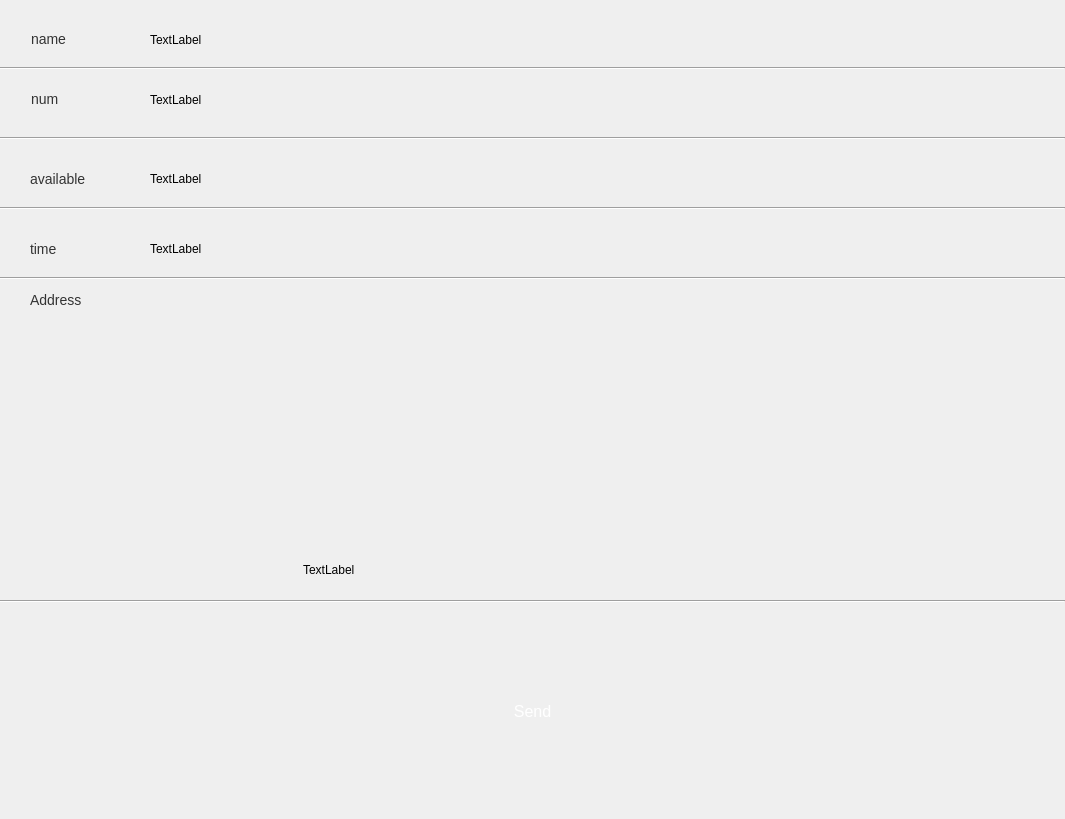
<?xml version="1.0" encoding="UTF-8"?>
<ui version="4.0">
 <class>eCoinSenddialog</class>
 <widget class="QWidget" name="eCoinSenddialog">
  <property name="geometry">
   <rect>
    <x>0</x>
    <y>0</y>
    <width>1065</width>
    <height>819</height>
   </rect>
  </property>
  <property name="windowTitle">
   <string>Form</string>
  </property>
  <layout class="QGridLayout" name="gridLayout">
   <property name="leftMargin">
    <number>0</number>
   </property>
   <property name="topMargin">
    <number>0</number>
   </property>
   <property name="rightMargin">
    <number>0</number>
   </property>
   <property name="bottomMargin">
    <number>0</number>
   </property>
   <property name="spacing">
    <number>0</number>
   </property>
   <item row="0" column="0">
    <layout class="QVBoxLayout" name="verticalLayout_2">
     <property name="spacing">
      <number>0</number>
     </property>
     <item>
      <layout class="QVBoxLayout" name="verticalLayout">
       <property name="spacing">
        <number>0</number>
       </property>
       <item>
        <widget class="QFrame" name="frame">
         <property name="minimumSize">
          <size>
           <width>0</width>
           <height>67</height>
          </size>
         </property>
         <property name="maximumSize">
          <size>
           <width>16777215</width>
           <height>67</height>
          </size>
         </property>
         <property name="styleSheet">
          <string notr="true">border:none</string>
         </property>
         <property name="frameShape">
          <enum>QFrame::StyledPanel</enum>
         </property>
         <property name="frameShadow">
          <enum>QFrame::Raised</enum>
         </property>
         <widget class="QLabel" name="label">
          <property name="geometry">
           <rect>
            <x>31</x>
            <y>31</y>
            <width>111</width>
            <height>16</height>
           </rect>
          </property>
          <property name="styleSheet">
           <string notr="true">font-size : 14px;
color: rgb(51, 51, 51);</string>
          </property>
          <property name="text">
           <string>name</string>
          </property>
         </widget>
         <widget class="QLabel" name="nameEdit">
          <property name="geometry">
           <rect>
            <x>150</x>
            <y>30</y>
            <width>721</width>
            <height>20</height>
           </rect>
          </property>
          <property name="text">
           <string>TextLabel</string>
          </property>
         </widget>
        </widget>
       </item>
       <item>
        <widget class="Line" name="line_3">
         <property name="orientation">
          <enum>Qt::Horizontal</enum>
         </property>
        </widget>
       </item>
       <item>
        <widget class="QFrame" name="frame_2">
         <property name="minimumSize">
          <size>
           <width>0</width>
           <height>67</height>
          </size>
         </property>
         <property name="maximumSize">
          <size>
           <width>16777215</width>
           <height>67</height>
          </size>
         </property>
         <property name="styleSheet">
          <string notr="true">border:none</string>
         </property>
         <property name="frameShape">
          <enum>QFrame::StyledPanel</enum>
         </property>
         <property name="frameShadow">
          <enum>QFrame::Raised</enum>
         </property>
         <widget class="QLabel" name="label_2">
          <property name="geometry">
           <rect>
            <x>31</x>
            <y>21</y>
            <width>111</width>
            <height>16</height>
           </rect>
          </property>
          <property name="styleSheet">
           <string notr="true">font-size : 14px;
color: rgb(51, 51, 51);</string>
          </property>
          <property name="text">
           <string>num</string>
          </property>
         </widget>
         <widget class="QLabel" name="numEdit">
          <property name="geometry">
           <rect>
            <x>150</x>
            <y>20</y>
            <width>741</width>
            <height>20</height>
           </rect>
          </property>
          <property name="text">
           <string>TextLabel</string>
          </property>
         </widget>
        </widget>
       </item>
       <item>
        <widget class="Line" name="line_4">
         <property name="orientation">
          <enum>Qt::Horizontal</enum>
         </property>
        </widget>
       </item>
       <item>
        <widget class="QFrame" name="frame_5">
         <property name="minimumSize">
          <size>
           <width>0</width>
           <height>67</height>
          </size>
         </property>
         <property name="frameShape">
          <enum>QFrame::NoFrame</enum>
         </property>
         <property name="frameShadow">
          <enum>QFrame::Raised</enum>
         </property>
         <widget class="QLabel" name="label_4">
          <property name="geometry">
           <rect>
            <x>30</x>
            <y>30</y>
            <width>67</width>
            <height>17</height>
           </rect>
          </property>
          <property name="styleSheet">
           <string notr="true">font-size : 14px;
color: rgb(51, 51, 51);</string>
          </property>
          <property name="text">
           <string>available</string>
          </property>
         </widget>
         <widget class="QLabel" name="label_available">
          <property name="geometry">
           <rect>
            <x>150</x>
            <y>30</y>
            <width>671</width>
            <height>17</height>
           </rect>
          </property>
          <property name="text">
           <string>TextLabel</string>
          </property>
         </widget>
        </widget>
       </item>
       <item>
        <widget class="Line" name="line_5">
         <property name="orientation">
          <enum>Qt::Horizontal</enum>
         </property>
        </widget>
       </item>
       <item>
        <widget class="QFrame" name="frame_6">
         <property name="minimumSize">
          <size>
           <width>0</width>
           <height>67</height>
          </size>
         </property>
         <property name="maximumSize">
          <size>
           <width>16777215</width>
           <height>67</height>
          </size>
         </property>
         <property name="frameShape">
          <enum>QFrame::NoFrame</enum>
         </property>
         <property name="frameShadow">
          <enum>QFrame::Raised</enum>
         </property>
         <widget class="QLabel" name="label_5">
          <property name="geometry">
           <rect>
            <x>30</x>
            <y>30</y>
            <width>67</width>
            <height>17</height>
           </rect>
          </property>
          <property name="styleSheet">
           <string notr="true">font-size : 14px;
color: rgb(51, 51, 51);</string>
          </property>
          <property name="text">
           <string>time</string>
          </property>
         </widget>
         <widget class="QLabel" name="label_time">
          <property name="geometry">
           <rect>
            <x>150</x>
            <y>30</y>
            <width>541</width>
            <height>17</height>
           </rect>
          </property>
          <property name="text">
           <string>TextLabel</string>
          </property>
         </widget>
        </widget>
       </item>
       <item>
        <widget class="Line" name="line_2">
         <property name="orientation">
          <enum>Qt::Horizontal</enum>
         </property>
        </widget>
       </item>
       <item>
        <widget class="QFrame" name="frame_3">
         <property name="minimumSize">
          <size>
           <width>0</width>
           <height>320</height>
          </size>
         </property>
         <property name="maximumSize">
          <size>
           <width>16777215</width>
           <height>320</height>
          </size>
         </property>
         <property name="styleSheet">
          <string notr="true">border:none</string>
         </property>
         <property name="frameShape">
          <enum>QFrame::StyledPanel</enum>
         </property>
         <property name="frameShadow">
          <enum>QFrame::Raised</enum>
         </property>
         <widget class="QLabel" name="label_3">
          <property name="geometry">
           <rect>
            <x>30</x>
            <y>10</y>
            <width>80</width>
            <height>20</height>
           </rect>
          </property>
          <property name="styleSheet">
           <string notr="true">font-size : 14px;
color: rgb(51, 51, 51);</string>
          </property>
          <property name="text">
           <string>Address</string>
          </property>
         </widget>
         <widget class="QWidget" name="layoutWidget">
          <property name="geometry">
           <rect>
            <x>100</x>
            <y>30</y>
            <width>457</width>
            <height>291</height>
           </rect>
          </property>
          <layout class="QVBoxLayout" name="verticalLayout_3">
           <item>
            <widget class="QWidget" name="widget" native="true">
             <property name="minimumSize">
              <size>
               <width>0</width>
               <height>222</height>
              </size>
             </property>
             <property name="maximumSize">
              <size>
               <width>16777215</width>
               <height>222</height>
              </size>
             </property>
             <layout class="QGridLayout" name="gridLayout_2">
              <item row="0" column="0">
               <spacer name="horizontalSpacer">
                <property name="orientation">
                 <enum>Qt::Horizontal</enum>
                </property>
                <property name="sizeHint" stdset="0">
                 <size>
                  <width>110</width>
                  <height>20</height>
                 </size>
                </property>
               </spacer>
              </item>
              <item row="0" column="1">
               <widget class="QLabel" name="qrlabel">
                <property name="minimumSize">
                 <size>
                  <width>200</width>
                  <height>200</height>
                 </size>
                </property>
                <property name="maximumSize">
                 <size>
                  <width>200</width>
                  <height>200</height>
                 </size>
                </property>
                <property name="text">
                 <string/>
                </property>
               </widget>
              </item>
              <item row="0" column="2">
               <spacer name="horizontalSpacer_2">
                <property name="orientation">
                 <enum>Qt::Horizontal</enum>
                </property>
                <property name="sizeHint" stdset="0">
                 <size>
                  <width>109</width>
                  <height>20</height>
                 </size>
                </property>
               </spacer>
              </item>
             </layout>
            </widget>
           </item>
           <item>
            <widget class="QFrame" name="frame_4">
             <property name="frameShape">
              <enum>QFrame::StyledPanel</enum>
             </property>
             <property name="frameShadow">
              <enum>QFrame::Raised</enum>
             </property>
             <layout class="QGridLayout" name="gridLayout_3">
              <item row="0" column="0">
               <layout class="QHBoxLayout" name="horizontalLayout">
                <item>
                 <spacer name="horizontalSpacer_5">
                  <property name="orientation">
                   <enum>Qt::Horizontal</enum>
                  </property>
                  <property name="sizeHint" stdset="0">
                   <size>
                    <width>40</width>
                    <height>20</height>
                   </size>
                  </property>
                 </spacer>
                </item>
                <item>
                 <widget class="QLabel" name="addlabel">
                  <property name="text">
                   <string>TextLabel</string>
                  </property>
                 </widget>
                </item>
                <item>
                 <spacer name="horizontalSpacer_6">
                  <property name="orientation">
                   <enum>Qt::Horizontal</enum>
                  </property>
                  <property name="sizeHint" stdset="0">
                   <size>
                    <width>40</width>
                    <height>20</height>
                   </size>
                  </property>
                 </spacer>
                </item>
               </layout>
              </item>
             </layout>
            </widget>
           </item>
          </layout>
         </widget>
        </widget>
       </item>
       <item>
        <widget class="Line" name="line">
         <property name="orientation">
          <enum>Qt::Horizontal</enum>
         </property>
        </widget>
       </item>
      </layout>
     </item>
     <item>
      <spacer name="verticalSpacer">
       <property name="orientation">
        <enum>Qt::Vertical</enum>
       </property>
       <property name="sizeHint" stdset="0">
        <size>
         <width>20</width>
         <height>40</height>
        </size>
       </property>
      </spacer>
     </item>
     <item>
      <layout class="QHBoxLayout" name="horizontalLayout_3">
       <item>
        <spacer name="horizontalSpacer_3">
         <property name="orientation">
          <enum>Qt::Horizontal</enum>
         </property>
         <property name="sizeHint" stdset="0">
          <size>
           <width>40</width>
           <height>20</height>
          </size>
         </property>
        </spacer>
       </item>
       <item>
        <widget class="QPushButton" name="GoBtn">
         <property name="minimumSize">
          <size>
           <width>235</width>
           <height>50</height>
          </size>
         </property>
         <property name="maximumSize">
          <size>
           <width>235</width>
           <height>50</height>
          </size>
         </property>
         <property name="styleSheet">
          <string notr="true">background-image: url(:/res/png/buttons/235_50.png);border:none;font-size : 16px;
color: rgb(255, 255, 255);</string>
         </property>
         <property name="text">
          <string>Send</string>
         </property>
        </widget>
       </item>
       <item>
        <spacer name="horizontalSpacer_4">
         <property name="orientation">
          <enum>Qt::Horizontal</enum>
         </property>
         <property name="sizeHint" stdset="0">
          <size>
           <width>40</width>
           <height>20</height>
          </size>
         </property>
        </spacer>
       </item>
      </layout>
     </item>
     <item>
      <spacer name="verticalSpacer_2">
       <property name="orientation">
        <enum>Qt::Vertical</enum>
       </property>
       <property name="sizeHint" stdset="0">
        <size>
         <width>20</width>
         <height>40</height>
        </size>
       </property>
      </spacer>
     </item>
    </layout>
   </item>
  </layout>
 </widget>
 <resources/>
 <connections/>
</ui>
